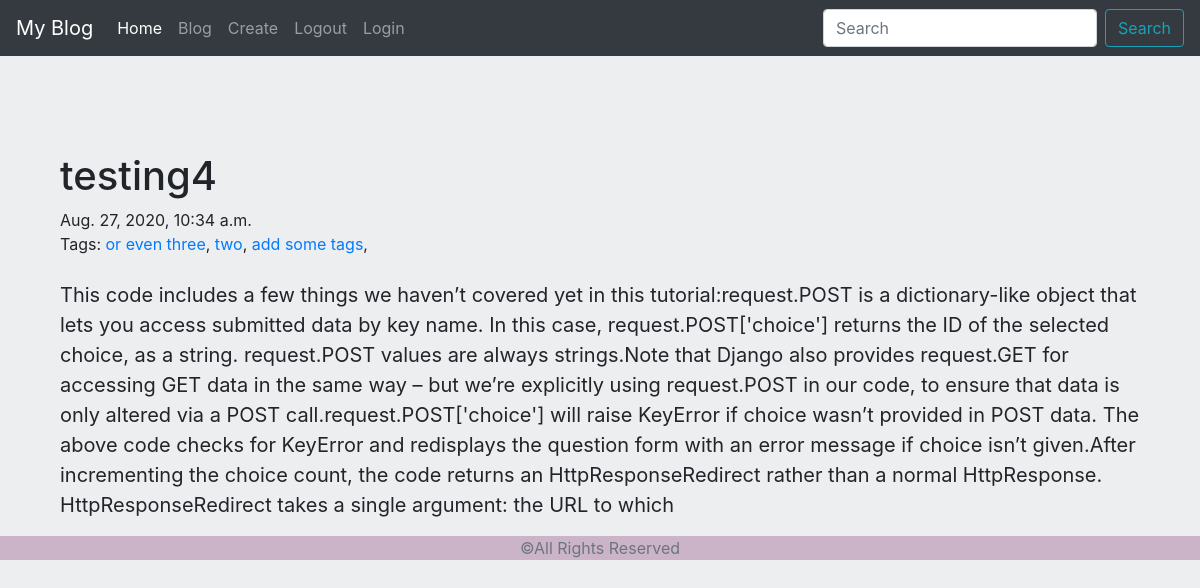
Screenshot of /blog/post/8-testing4/ with the database file from the repository.
### blog/models.py (models this page shows, shortened)
class Post(models.Model):
    body = models.TextField(db_index=True)
    title = models.CharField(max_length=40, db_index=True)
    pub_date = models.DateTimeField(auto_now_add=True)
    slug = models.SlugField(blank=True, max_length=50)
    tags = models.ManyToManyField('Tag', related_name='posts', blank=True)
    class Meta:
        ordering = ['-pub_date']

class Tag(models.Model):
    title = models.CharField(max_length=30)
    slug = models.SlugField(max_length=50, unique=True)
    def get_absolute_url(self):
        return reverse('tag_detail_url', kwargs={'slug': self.slug})
    class Meta:
        ordering = ['title']

### blog/views.py (the view)
# urls.py: path('post/<int:pk>-<str:slug>/', PostDetail.as_view(), name='post_detail_url'),
class PostDetail(generic.DetailView):
    model = Post
    template_name = 'blog/post.html'
    query_pk_and_slug = True

### blog/templates/blog/post.html (shortened to what this page needs)
{% extends 'base.html' %}
{% block content %}
    <div class="container mt-5">
        <h1>{{ post.title }}</h1>
        <p class="mb-4">{{ post.pub_date }}<br>Tags:
        {% if post.tags.all %}
            {% for tag in post.tags.all %}
                <a href="{{ tag.get_absolute_url }}">{{ tag.title }}</a>,
            {% endfor %}
        {% endif %}
        </p>
        <p style="font-size: 20px">{{ post.body }}</p>
    </div>
{% endblock %}

### rows the page displays
Post: title "testing4", pub_date "Aug. 27, 2020, 10:34 a.m.", body "This code includes a few things we haven’t covered yet in this tutorial:request.POST is a dictionary-like object that lets you access submitted data by key name. In this case, request.POST['choice'] returns the ID of the selected choice, as a string. request.POST values are always strings.Note that Django also provides request.GET for accessing GET data in the same way – but we’re explicitly using request.POST in our code, to ensure that data is only altered via a POST call.request.POST['choice'] will raise KeyError if choice wasn’t provided in POST data. The above code checks for KeyError and redisplays the question form with an error message if choice isn’t given.After incrementing the…"
Tag: title "or even three"
Tag: title "two"
Tag: title "add some tags"
